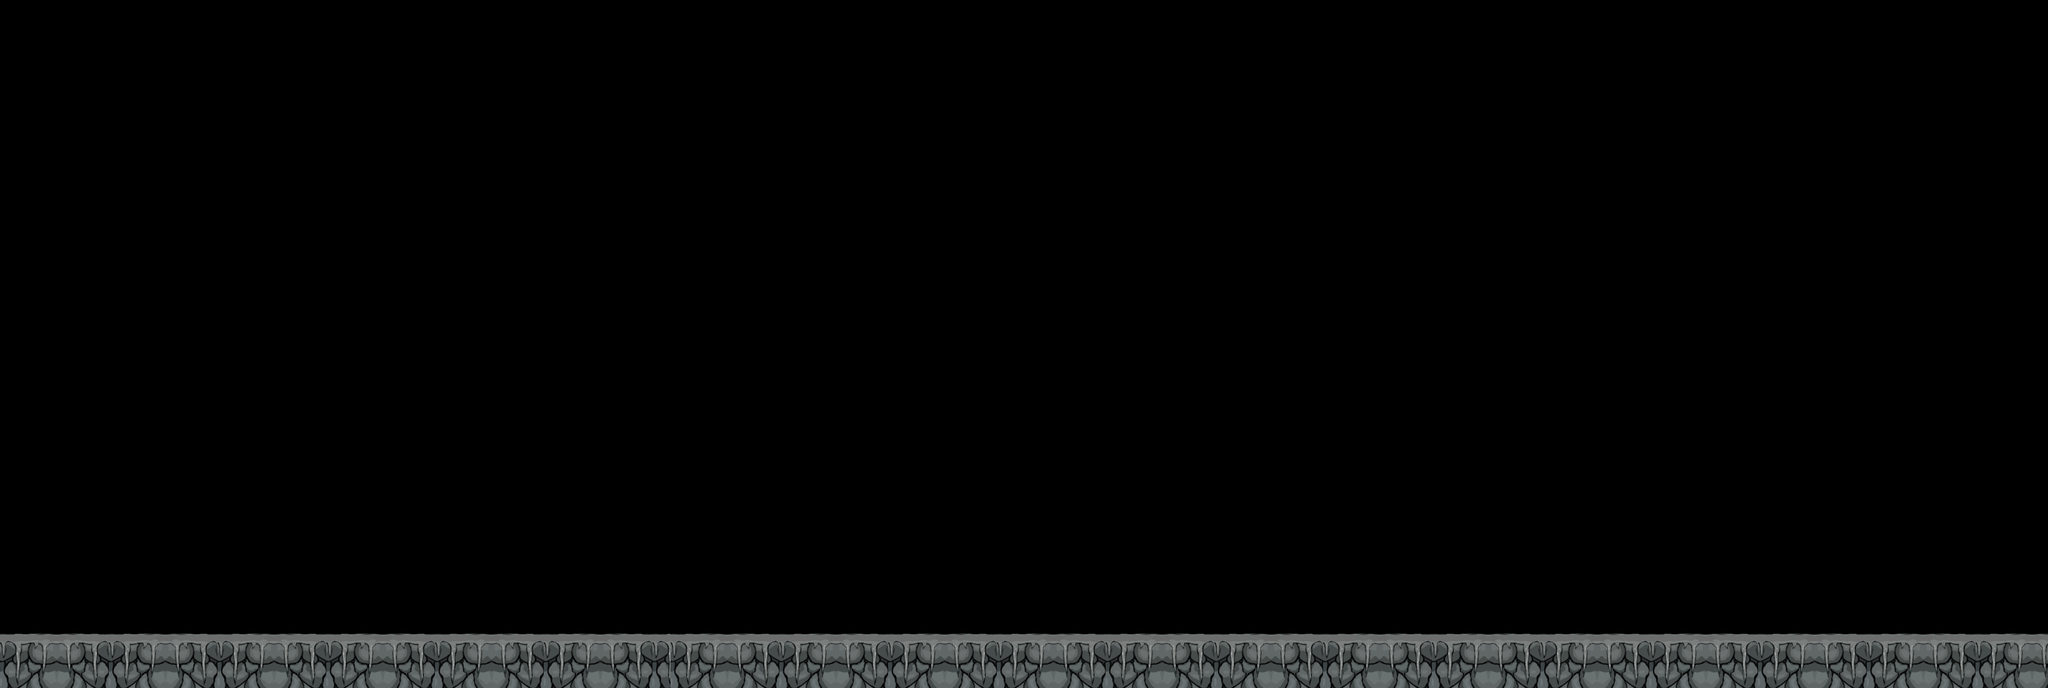

A 2D game scene composited from a Tiled map and its tileset images. What follows is a short description and the map's XML, with each tile layer's data collapsed to a summary:
An orthogonal 113x38 tile map with 32x32 px tiles, 1 tile layer (cesped).

<map version="1.10" tiledversion="1.11.0" orientation="orthogonal" renderorder="right-down" width="113" height="38" tilewidth="32" tileheight="32" infinite="0" nextlayerid="2" nextobjectid="1">
 <tileset firstgid="1" name="pisoPiedra.ong" tilewidth="32" tileheight="32" tilecount="18" columns="6">
  <image source="../img/pisoPiedra.ong.png" width="200" height="100" />
  <tile id="0">
   <properties>
    <property name="colision" type="bool" value="false" />
   </properties>
  </tile>
  <tile id="1">
   <properties>
    <property name="colision" type="bool" value="false" />
   </properties>
  </tile>
  <tile id="2">
   <properties>
    <property name="colision" type="bool" value="false" />
   </properties>
  </tile>
  <tile id="3">
   <properties>
    <property name="colision" type="bool" value="false" />
   </properties>
  </tile>
  <tile id="4">
   <properties>
    <property name="colision" type="bool" value="false" />
   </properties>
  </tile>
  <tile id="5">
   <properties>
    <property name="colision" type="bool" value="false" />
   </properties>
  </tile>
  <tile id="6">
   <properties>
    <property name="colision" type="bool" value="false" />
   </properties>
  </tile>
  <tile id="7">
   <properties>
    <property name="colision" type="bool" value="false" />
   </properties>
  </tile>
  <tile id="8">
   <properties>
    <property name="colision" type="bool" value="false" />
   </properties>
  </tile>
  <tile id="9">
   <properties>
    <property name="colision" type="bool" value="false" />
   </properties>
  </tile>
  <tile id="10">
   <properties>
    <property name="colision" type="bool" value="false" />
   </properties>
  </tile>
  <tile id="11">
   <properties>
    <property name="colision" type="bool" value="false" />
   </properties>
  </tile>
  <tile id="12">
   <properties>
    <property name="colision" type="bool" value="false" />
   </properties>
  </tile>
  <tile id="13">
   <properties>
    <property name="colision" type="bool" value="false" />
   </properties>
  </tile>
  <tile id="14">
   <properties>
    <property name="colision" type="bool" value="false" />
   </properties>
  </tile>
  <tile id="15">
   <properties>
    <property name="colision" type="bool" value="false" />
   </properties>
  </tile>
  <tile id="16">
   <properties>
    <property name="colision" type="bool" value="false" />
   </properties>
  </tile>
  <tile id="17">
   <properties>
    <property name="colision" type="bool" value="false" />
   </properties>
  </tile>
 </tileset>
 <layer id="1" name="cesped" width="113" height="38">
  <data>[4294 cells, 339 non-empty, 18 distinct tile ids]</data>
 </layer>
</map>
